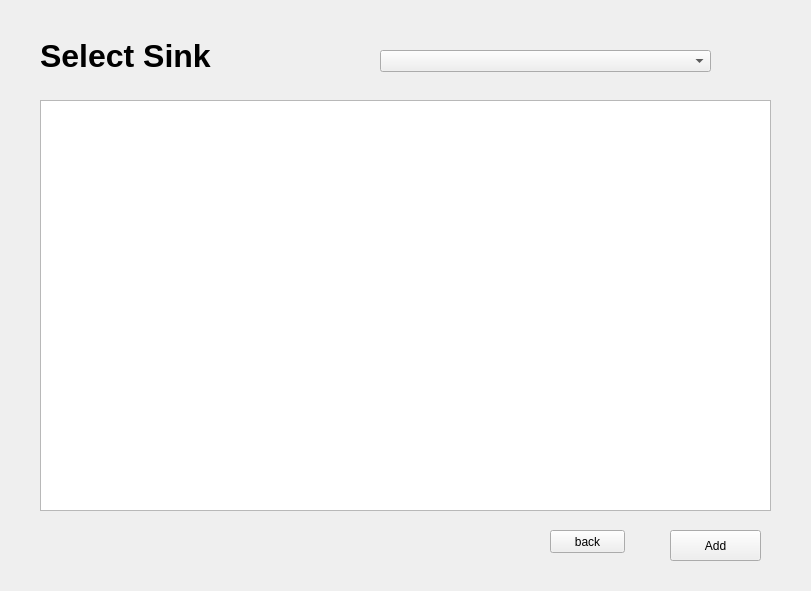
<?xml version="1.0" encoding="UTF-8"?>
<ui version="4.0">
 <class>Form</class>
 <widget class="QWidget" name="Form">
  <property name="geometry">
   <rect>
    <x>0</x>
    <y>0</y>
    <width>811</width>
    <height>591</height>
   </rect>
  </property>
  <property name="windowTitle">
   <string>Select Sink</string>
  </property>
  <widget class="QLabel" name="label">
   <property name="geometry">
    <rect>
     <x>40</x>
     <y>30</y>
     <width>211</width>
     <height>51</height>
    </rect>
   </property>
   <property name="font">
    <font>
     <pointsize>24</pointsize>
     <weight>75</weight>
     <bold>true</bold>
    </font>
   </property>
   <property name="text">
    <string>Select Sink</string>
   </property>
  </widget>
  <widget class="QPushButton" name="addSelected">
   <property name="geometry">
    <rect>
     <x>670</x>
     <y>530</y>
     <width>91</width>
     <height>31</height>
    </rect>
   </property>
   <property name="text">
    <string>Add</string>
   </property>
  </widget>
  <widget class="QComboBox" name="comboBox">
   <property name="geometry">
    <rect>
     <x>380</x>
     <y>50</y>
     <width>331</width>
     <height>22</height>
    </rect>
   </property>
  </widget>
  <widget class="QTableWidget" name="tableWidget">
   <property name="geometry">
    <rect>
     <x>40</x>
     <y>100</y>
     <width>731</width>
     <height>411</height>
    </rect>
   </property>
   <property name="selectionMode">
    <enum>QAbstractItemView::SingleSelection</enum>
   </property>
   <property name="selectionBehavior">
    <enum>QAbstractItemView::SelectRows</enum>
   </property>
  </widget>
  <widget class="QPushButton" name="pushBack">
   <property name="geometry">
    <rect>
     <x>550</x>
     <y>530</y>
     <width>75</width>
     <height>23</height>
    </rect>
   </property>
   <property name="text">
    <string>back</string>
   </property>
  </widget>
 </widget>
 <resources/>
 <connections/>
</ui>
